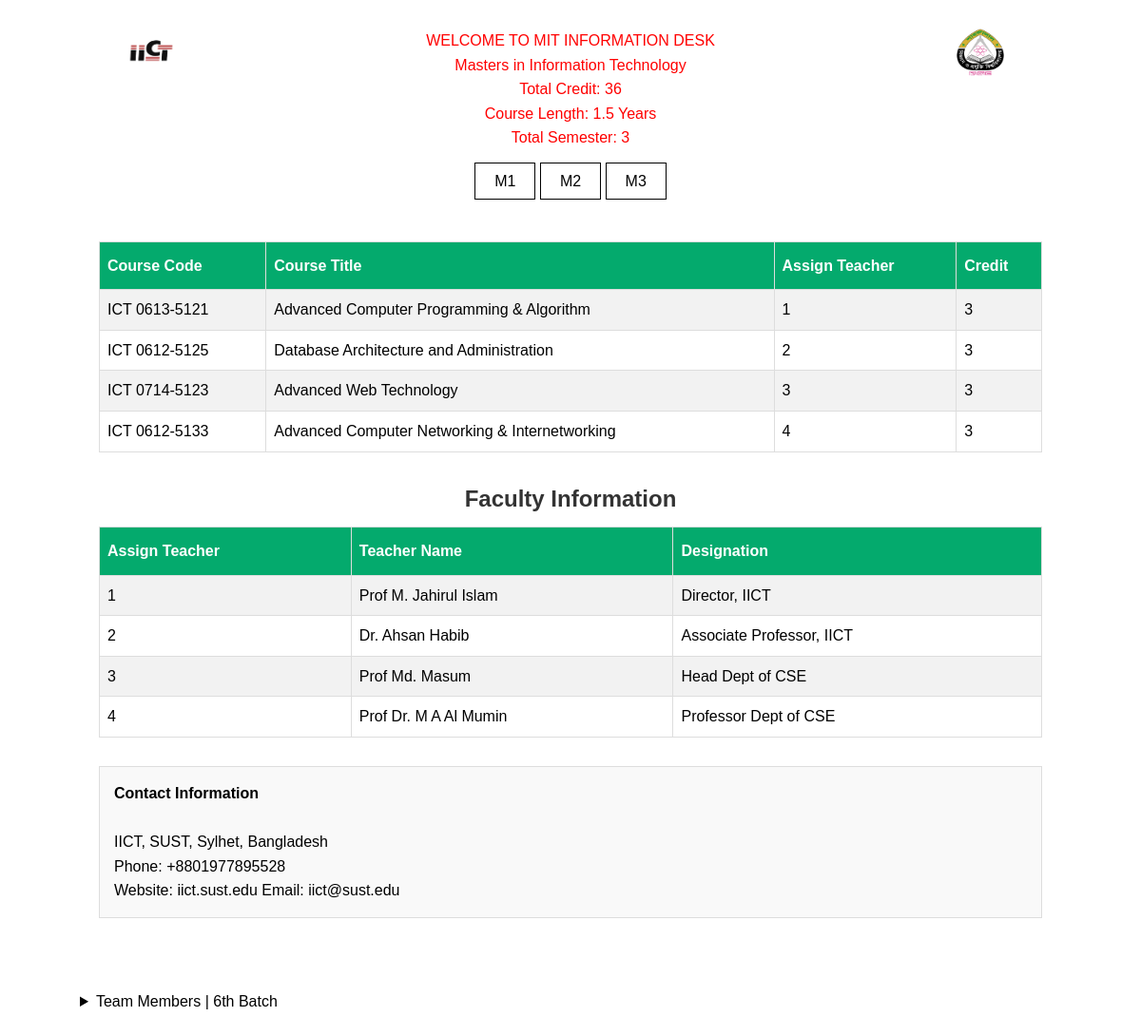
The page /m2.php on the database its author committed.
### tables this page shows
CREATE TABLE `course_summary` (
  `csid` int(11) NOT NULL,
  `total_credit` int(11) NOT NULL,
  `course_length` varchar(20) NOT NULL,
  `total_semester` int(11) NOT NULL
);

CREATE TABLE `courses` (
  `cid` int(11) NOT NULL,
  `course_code` varchar(20) NOT NULL,
  `course_title` varchar(100) NOT NULL,
  `teacher_id` int(11) DEFAULT NULL,
  `credit` int(11) DEFAULT NULL
);

CREATE TABLE `faculties` (
  `fid` int(11) NOT NULL,
  `teacher_name` varchar(100) NOT NULL,
  `designation` varchar(50) NOT NULL
);

### m2.php (the view, shortened to what this page needs)
<!DOCTYPE html>
<html lang="en">
<head>
    <link rel="stylesheet" href="css/style.css">
</head>
<body>
    <header>
        <div id="headerdiv">
        <img src="img/iictLogo.png" alt="Logo 1">
        <span id="hintro">
            <?php
                include 'db_connect.php';
                $sql = "SELECT * FROM course_summary";
                $result = $conn->query($sql);
                if ($result->num_rows > 0) {
                    while($row = $result->fetch_assoc()) {
                        echo "WELCOME TO MIT INFORMATION DESK <br>
                            Masters in Information Technology <br> Total Credit: " . $row["total_credit"]. " <br> Course Length: " . $row["course_length"]. " <br> Total Semester: " . $row["total_semester"]."<br>";
                    }
                } else {
                    echo "0 results";
                }
            ?>
        </span>
        <img src="img/sustLogo.png" alt="Logo 2">
        </div>
        <nav>
            <ul>
                <li><a href="index.php">M1</a></li>
                <li><a href="m2.php">M2</a></li>
                <li><a href="m3.php">M3</a></li>
            </ul>
        </nav>
    </header>
    <main>
    <section>
        <table>
            <tr>
                <th>Course Code</th>
                <th>Course Title</th>
                <th>Assign Teacher</th>
                <th>Credit</th>
            </tr>
            <?php
            include 'db_connect.php';
            $sql = "SELECT * FROM courses";
            $result = $conn->query($sql);
            if ($result->num_rows > 0) {
                while($row = $result->fetch_assoc()) {
                    echo "<tr><td>" . $row["course_code"]. "</td><td>" . $row["course_title"]. "</td><td>" . $row["teacher_id"]. "</td><td>" . $row["credit"]. "</td></tr>";
                }
            } else {
                echo "<tr><td colspan='4'>No courses available</td></tr>";
            }
            ?>
        </table>
    </section>
    <section>
    <h2>Faculty Information</h2>
    <table>
        <tr>
            <th>Assign Teacher</th>
            <th>Teacher Name</th>
            <th>Designation</th>
        </tr>
        <?php
        include 'db_connect.php';
        $sql = "SELECT * FROM faculties";
        $result = $conn->query($sql);
        if ($result->num_rows > 0) {
            while($row = $result->fetch_assoc()) {
                echo "<tr><td>" . $row["fid"]. "</td><td>" . $row["teacher_name"]. "</td><td>" . $row["designation"]. "</td></tr>";
            }
        } else {
            echo "<tr><td colspan='3'>No faculty available</td></tr>";
        }
        ?>
    </table>
    </section>
    <section>
        <div class="information">
            <p>
                <strong>Contact Information</strong><br><br>
                IICT, SUST, Sylhet, Bangladesh <br>
                Phone: +8801977895528 <br>
                Website: iict.sust.edu   Email: iict@sust.edu
            </p>
        </div>
        </section>
</main>
<br>
<details>
            <summary>Team Members | 6th Batch</summary>
    </details>
    </div><br><br>
</body>
</html>

### css/style.css (style rules this page uses)
* { margin: 0; padding: 0; }
body { font-family: Arial, sans-serif; line-height: 1.6; width: 86%; margin: 0 auto; }
header { padding: 20px; text-align: center; }
#headerdiv { color: rgb(0, 0, 0); text-align: center; padding: 10px; padding-left: 3%; padding-right: 3%; display: flex; justify-content: space-between; }
#hintro { color: red; }
#headerdiv img { width: 50px; height: 50px; margin-right: 10px; }
nav { color: #000000; padding: 10px 0; }
nav ul { list-style-type: none; }
nav ul li { display: inline; }
nav ul li a { color: #000000; text-decoration: none; border-style: solid; border-width: 1px; padding: 10px 20px; }
main { padding: 20px; }
section { margin-bottom: 30px; }
h2 { color: #333; }
ul { list-style-type: none; }
li { margin-bottom: 10px; }
section h2 { text-align: center; padding-bottom: 10px; }
table { font-family: Arial, Helvetica, sans-serif; border-collapse: collapse; width: 100%; }
table td, table th { border: 1px solid #ddd; padding: 8px; }
table tr:nth-child(even) { background-color: #f2f2f2; }
table th { padding-top: 12px; padding-bottom: 12px; text-align: left; background-color: #04AA6D; color: white; }
.information { background-color: #f9f9f9; border: 1px solid #ddd; padding: 15px; }

### rows shown on the page
course_summary: total_credit "36", course_length "1.5 Years", total_semester "3"
courses: course_code "ICT 0613-5121", course_title "Advanced Computer Programming & Algorithm", teacher "1", credit "3"
courses: course_code "ICT 0612-5125", course_title "Database Architecture and Administration", teacher "2", credit "3"
courses: course_code "ICT 0714-5123", course_title "Advanced Web Technology", teacher "3", credit "3"
courses: course_code "ICT 0612-5133", course_title "Advanced Computer Networking & Internetworking", teacher "4", credit "3"
faculties: fid "1", teacher_name "Prof M. Jahirul Islam", designation "Director, IICT"
faculties: fid "2", teacher_name "Dr. Ahsan Habib", designation "Associate Professor, IICT"
faculties: fid "3", teacher_name "Prof Md. Masum", designation "Head Dept of CSE"
faculties: fid "4", teacher_name "Prof Dr. M A Al Mumin", designation "Professor Dept of CSE"
